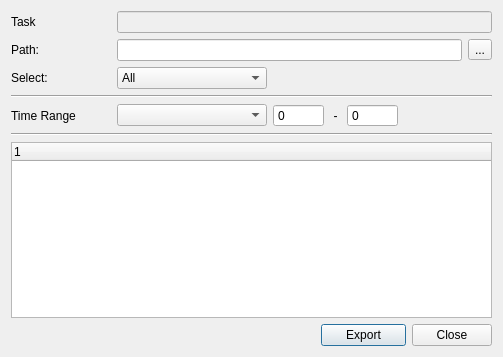
<?xml version="1.0" encoding="UTF-8"?>
<ui version="4.0">
 <class>SwingExport</class>
 <widget class="QDialog" name="SwingExport">
  <property name="geometry">
   <rect>
    <x>0</x>
    <y>0</y>
    <width>503</width>
    <height>357</height>
   </rect>
  </property>
  <property name="windowTitle">
   <string>Swing: Export</string>
  </property>
  <layout class="QVBoxLayout" name="verticalLayout">
   <item>
    <layout class="QHBoxLayout" name="horizontalLayout">
     <item>
      <widget class="QLabel" name="labelTask">
       <property name="minimumSize">
        <size>
         <width>100</width>
         <height>0</height>
        </size>
       </property>
       <property name="text">
        <string>Task</string>
       </property>
      </widget>
     </item>
     <item>
      <widget class="QLineEdit" name="lineEditEntityName">
       <property name="enabled">
        <bool>false</bool>
       </property>
      </widget>
     </item>
    </layout>
   </item>
   <item>
    <layout class="QHBoxLayout" name="horizontalLayout_3">
     <item>
      <widget class="QLabel" name="label_2">
       <property name="minimumSize">
        <size>
         <width>100</width>
         <height>0</height>
        </size>
       </property>
       <property name="text">
        <string>Path:</string>
       </property>
      </widget>
     </item>
     <item>
      <widget class="QLineEdit" name="lineEditPath"/>
     </item>
     <item>
      <widget class="QToolButton" name="output_dir_path_select_btn">
       <property name="text">
        <string>...</string>
       </property>
      </widget>
     </item>
    </layout>
   </item>
   <item>
    <layout class="QHBoxLayout" name="horizontalLayoutAlembic">
     <item>
      <widget class="QLabel" name="label_3">
       <property name="minimumSize">
        <size>
         <width>100</width>
         <height>0</height>
        </size>
       </property>
       <property name="text">
        <string>Select:</string>
       </property>
      </widget>
     </item>
     <item>
      <widget class="QComboBox" name="comboBoxAlembicSelection">
       <property name="minimumSize">
        <size>
         <width>150</width>
         <height>0</height>
        </size>
       </property>
       <item>
        <property name="text">
         <string>All</string>
        </property>
       </item>
       <item>
        <property name="text">
         <string>Selected</string>
        </property>
       </item>
      </widget>
     </item>
     <item>
      <spacer name="horizontalSpacerAlembic">
       <property name="orientation">
        <enum>Qt::Horizontal</enum>
       </property>
       <property name="sizeHint" stdset="0">
        <size>
         <width>40</width>
         <height>20</height>
        </size>
       </property>
      </spacer>
     </item>
    </layout>
   </item>
   <item>
    <widget class="Line" name="line">
     <property name="orientation">
      <enum>Qt::Horizontal</enum>
     </property>
    </widget>
   </item>
   <item>
    <layout class="QHBoxLayout" name="horizontalLayout_2">
     <item>
      <widget class="QLabel" name="label">
       <property name="minimumSize">
        <size>
         <width>100</width>
         <height>0</height>
        </size>
       </property>
       <property name="text">
        <string>Time Range</string>
       </property>
       <property name="alignment">
        <set>Qt::AlignLeading|Qt::AlignLeft|Qt::AlignVCenter</set>
       </property>
      </widget>
     </item>
     <item>
      <widget class="QComboBox" name="frame_range_cmb">
       <property name="minimumSize">
        <size>
         <width>150</width>
         <height>0</height>
        </size>
       </property>
      </widget>
     </item>
     <item>
      <widget class="QSpinBox" name="frame_range_start_sb">
       <property name="buttonSymbols">
        <enum>QAbstractSpinBox::NoButtons</enum>
       </property>
       <property name="maximum">
        <number>9999999</number>
       </property>
      </widget>
     </item>
     <item>
      <widget class="QLabel" name="labelFrameRangeX">
       <property name="text">
        <string> - </string>
       </property>
       <property name="alignment">
        <set>Qt::AlignCenter</set>
       </property>
      </widget>
     </item>
     <item>
      <widget class="QSpinBox" name="frame_range_end_sb">
       <property name="buttonSymbols">
        <enum>QAbstractSpinBox::NoButtons</enum>
       </property>
       <property name="maximum">
        <number>9999999</number>
       </property>
      </widget>
     </item>
     <item>
      <spacer name="horizontalSpacerFrameRange">
       <property name="orientation">
        <enum>Qt::Horizontal</enum>
       </property>
       <property name="sizeHint" stdset="0">
        <size>
         <width>40</width>
         <height>20</height>
        </size>
       </property>
      </spacer>
     </item>
    </layout>
   </item>
   <item>
    <widget class="Line" name="line_2">
     <property name="orientation">
      <enum>Qt::Horizontal</enum>
     </property>
    </widget>
   </item>
   <item>
    <widget class="QTreeWidget" name="treeWidget"/>
   </item>
   <item>
    <layout class="QHBoxLayout" name="horizontalLayoutDialog">
     <item>
      <spacer name="horizontalSpacerDialog">
       <property name="orientation">
        <enum>Qt::Horizontal</enum>
       </property>
       <property name="sizeHint" stdset="0">
        <size>
         <width>40</width>
         <height>20</height>
        </size>
       </property>
      </spacer>
     </item>
     <item>
      <widget class="QPushButton" name="pushButtonExport">
       <property name="minimumSize">
        <size>
         <width>85</width>
         <height>0</height>
        </size>
       </property>
       <property name="text">
        <string>Export</string>
       </property>
      </widget>
     </item>
     <item>
      <widget class="QPushButton" name="pushButtonClose">
       <property name="text">
        <string>Close</string>
       </property>
      </widget>
     </item>
    </layout>
   </item>
  </layout>
 </widget>
 <resources/>
 <connections/>
</ui>
